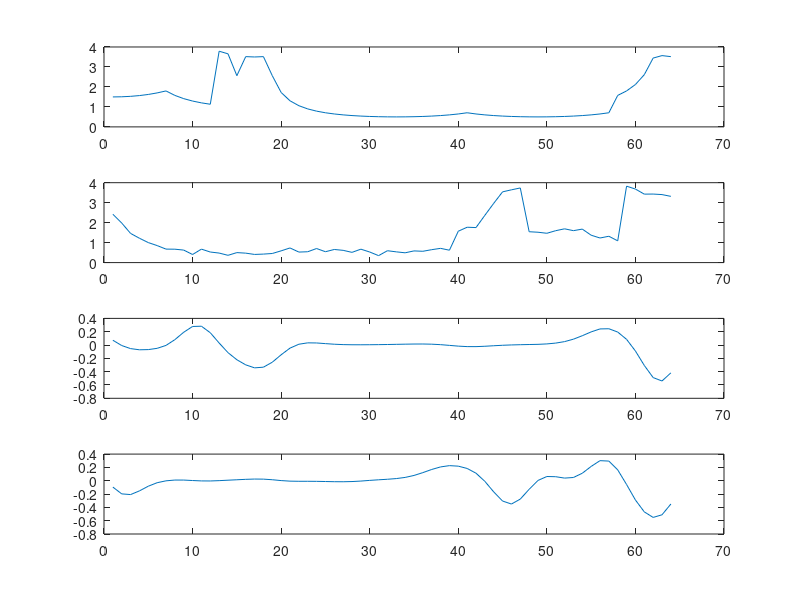

Write the MATLAB code that produced this figure.
estimate = [1.4999997019768, 1.5072575590992, 1.5293864334506, 1.5674955333856, 1.6235879778606, 1.7008317665241, 1.7999522719339, 1.5763090942251, 1.4142134253958, 1.2936434414208, 1.2026896573805, 1.1338879598071, 3.7883727010234, 3.6574903045778, 2.5629142256482, 3.5169350033171, 3.5, 3.5169350033171, 2.5629154477415, 1.7224470982383, 1.3065629648764, 1.0606776859903, 0.89997622313642, 0.78815462345125, 0.70710678118655, 0.64682178335999, 0.60134488693505, 0.56694403481636, 0.5411961001462, 0.52249861493969, 0.50979557910416, 0.50241928618816, 0.5, 0.50241928618816, 0.50979557910416, 0.52249861493969, 0.5411961001462, 0.56694403481636, 0.60134488693505, 0.64682178335999, 0.70710678118655, 0.64682116650267, 0.60134431344787, 0.56694349413639, 0.54119558402138, 0.52249811664618, 0.50979509292521, 0.50241880704379, 0.49999952316284, 0.50241880704379, 0.50979509292521, 0.52249811664618, 0.54119558402138, 0.56694349413639, 0.60134431344787, 0.64682116650267, 0.70710610683697, 1.5763081194383, 1.7999511588465, 2.1213538546691, 2.6131240606994, 3.4448917324963, 3.5685686890949, 3.5169346439588];
actual = [2.4210871008476, 1.9805069551586, 1.4608252573881, 1.2191338580905, 1.0017522363757, 0.85168145060828, 0.67504527711718, 0.67098598081902, 0.62603697061935, 0.40516018813285, 0.673774179334, 0.5290935476529, 0.47722874004667, 0.36421336907055, 0.50007732338537, 0.47291491183579, 0.40845893623402, 0.42568929082658, 0.45554560592736, 0.58809420659927, 0.73349918626493, 0.52666616230496, 0.54294868385183, 0.70461134772027, 0.54386340102222, 0.6567938371125, 0.61341115265148, 0.51241810516898, 0.67192054479032, 0.52960056550177, 0.34830709077241, 0.59441086128553, 0.53788838437463, 0.49026722569025, 0.58501768209574, 0.56638604842167, 0.64696173906686, 0.71294295496364, 0.620090691636, 1.5708140761997, 1.7701059057737, 1.7529101746394, 2.3666618936908, 2.9664028756193, 3.5416316893907, 3.6427205939963, 3.7362132448295, 1.5449991969262, 1.5198443878096, 1.4676200972293, 1.5973898026812, 1.6905899056738, 1.5985399805841, 1.6766795180037, 1.3713258695748, 1.2308225733132, 1.31882134879, 1.0884733880126, 3.8258669084553, 3.6806057962313, 3.4272271001997, 3.430917928248, 3.4044466015276, 3.3155617770263];
dog = [0.071969081083947, -0.0076176654845146, -0.053735388439094, -0.071489603330945, -0.068609291559143, -0.049697451139675, -0.0056678637445444, 0.080528528985379, 0.19199691987852, 0.27866942285676, 0.28253934806774, 0.18458822462117, 0.030249410763242, -0.11435634484799, -0.22101454096176, -0.29772233796728, -0.34274184841711, -0.33269827206866, -0.2580679647979, -0.14640726416655, -0.046436046490909, 0.011918616880395, 0.03273308196826, 0.031021405070739, 0.02114441528352, 0.012073249730113, 0.0062838934328631, 0.0040040308446444, 0.0037739721367024, 0.0045393941915494, 0.0059347886980131, 0.0078531115779235, 0.010322391840577, 0.012890885927404, 0.014926614855516, 0.01536049130792, 0.012627027429192, 0.0055408686148791, -0.0052666990575505, -0.016521140688662, -0.023670291781649, -0.023995429176863, -0.018519072729221, -0.010722950643775, -0.0037042064221576, 0.0013705967553177, 0.0048660018649151, 0.0076316544082227, 0.010322383053012, 0.016734963535884, 0.029122165717722, 0.051236601031554, 0.087784065470807, 0.13981455265067, 0.19708786421855, 0.24178729276467, 0.24451078036628, 0.1948867440838, 0.085252760391211, -0.089984713693048, -0.30625013306011, -0.48879262500147, -0.54004808937912, -0.4182611507691];
dog2 = [-0.09529266678995, -0.19739932321693, -0.20792856578316, -0.15262711509865, -0.082196080270759, -0.029743224891119, -0.0013891353768882, 0.010249947540142, 0.010049403535931, 0.0031228260515913, -0.0027160731164005, -0.003495698538758, 0.0013922922289252, 0.0080803344663664, 0.014464479749769, 0.021007655935929, 0.025255508819376, 0.023959618045507, 0.015029182861704, 0.002275547769413, -0.006173512082929, -0.0082936944504712, -0.0082965648022605, -0.0092307872678452, -0.011768189479918, -0.014539030326097, -0.015189998805604, -0.012284896105883, -0.005057227252581, 0.0051852759453765, 0.014034460053283, 0.02208137186364, 0.032432134862342, 0.049656754157626, 0.079315797401503, 0.12176979820498, 0.16921742725604, 0.20743076006824, 0.22678103330744, 0.21881501366279, 0.18439448042694, 0.11308443618458, -0.0093515102737349, -0.16767805508551, -0.30486660616538, -0.35001212253257, -0.27569573887714, -0.12866434889854, 0.0044374719677212, 0.063460147902244, 0.060367804033614, 0.039642382989217, 0.048647575294564, 0.11259377008652, 0.21457911472953, 0.30148092881768, 0.29502717790182, 0.16323937456975, -0.056680354767848, -0.28935269618088, -0.4676420124223, -0.55088543746498, -0.51142776753735, -0.35007253474826];

subplot(4,1,1);
plot(estimate)
subplot(4,1,2);
plot(actual)
subplot(4,1,3);
plot(dog)
subplot(4,1,4);
plot(dog2)